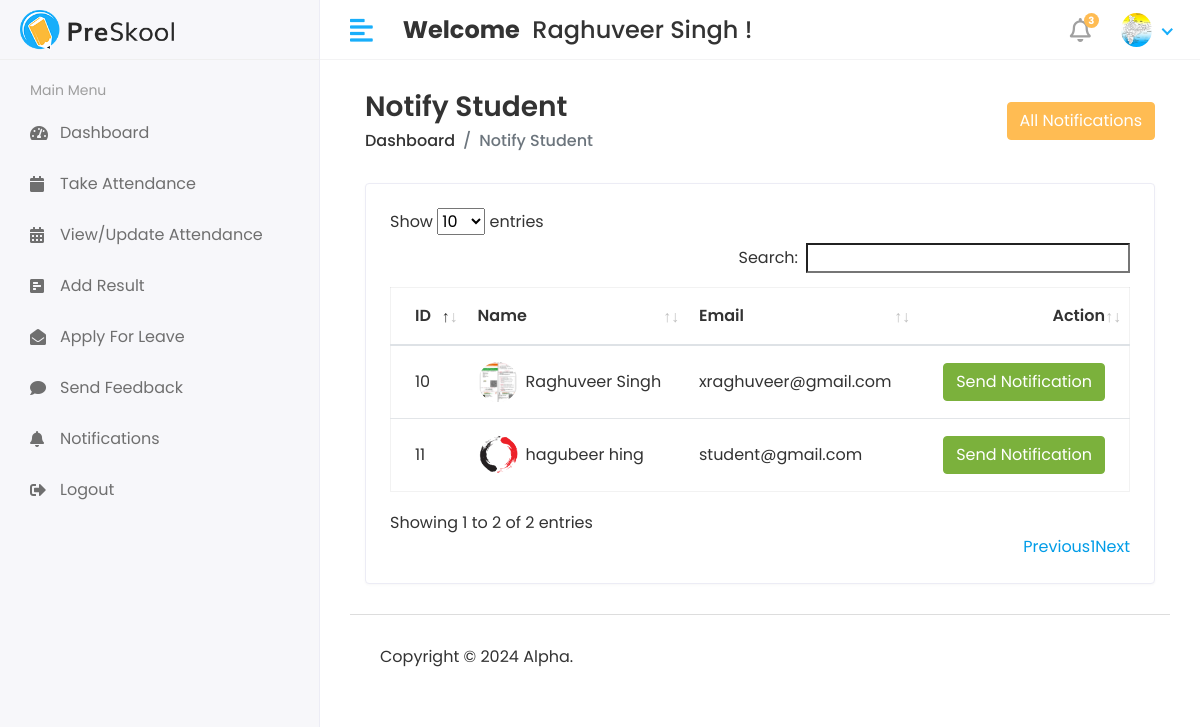
Page /Hod/Student/Send_Notification (signed in) on the committed database.
### cmsapp/models.py (models this page shows, shortened)
class CustomUser(AbstractUser):
    USER = (
        (1, 'HOD'),
        (2, 'Staff'),
        (3, 'Student'),
    )
    user_type = models.CharField(choices=USER, max_length=50, default=1)
    profile_pic = models.ImageField(upload_to='media/profile_pic')

class Student(models.Model):
    admin = models.OneToOneField(CustomUser, on_delete=models.CASCADE)
    address = models.TextField()
    gender = models.CharField(max_length=100)
    course_id = models.ForeignKey(Course, on_delete=models.DO_NOTHING)
    session_year_id = models.ForeignKey(Session_Year, on_delete=models.DO_NOTHING)
    created_at = models.DateTimeField(auto_now_add=True)
    updated_at = models.DateTimeField(auto_now=True)

### college_management_system/HOD_views.py (the view)
# urls.py: path('Hod/Student/Send_Notification',HOD_views.STUDENT_SEND_NOTIFICATION,name='student_send_notification'),
@login_required(login_url='/')
def STUDENT_SEND_NOTIFICATION(request):
    student = Student.objects.all()
    notification = Student_Notification.objects.all()
    context = {
        'student' : student,
        'notification' : notification,
    }
    return render(request,'HOD/student_notification.html',context)

### templates/HOD/student_notification.html (shortened to what this page needs)
{% extends 'base.html' %}
{% block content %}
<div class="content container-fluid">
               <div class="page-header">
                  <div class="row align-items-center">
                     <div class="col">
                        <h3 class="page-title">Notify Student</h3>
                        <ul class="breadcrumb">
                           <li class="breadcrumb-item"><a href="index.html">Dashboard</a></li>
                           <li class="breadcrumb-item active">Notify Student</li>
                        </ul>
                     </div>
                     <div class="col-auto text-right float-right ml-auto">
                        <button type="button" class="btn btn-primary" data-toggle="modal" data-target="#exampleModalCenter">
                          All Notifications
                        </button>
                     </div>
                  </div>
               </div>
               <div class="row">
                  <div class="col-sm-12">
                     <div class="card card-table">
                        <div class="card-body">
                           <div class="table-responsive">
                              <table id="table_id" class="table table-hover table-center mb-0 ">
                                 <thead>
                                    <tr>
                                       <th>ID</th>
                                       <th>Name</th>
                                       <th>Email</th>
                                       <th class="text-right">Action</th>
                                    </tr>
                                 </thead>
                                 <tbody>
                                 {% for i in student %}
                                    <tr>
                                       <td>{{i.id}}</td>
                                       <td>
                                          <h2 class="table-avatar">
                                             <a href="student-details.html" class="avatar avatar-sm mr-2"><img class="avatar-img rounded-circle" src="/{{i.admin.profile_pic}}" alt="User Image"></a>
                                             <a href="student-details.html">{{i.admin.first_name}}&nbsp;{{i.admin.last_name}}</a>
                                          </h2>
                                       </td>
                                       <td>{{i.admin.email}}</td>
                                       <td class="text-right">
                                          <button type="button" class="btn btn-success" data-toggle="modal" data-target="#SendNotificationModal-{{forloop.counter}}">
                                            Send Notification
                                          </button>
                                       </td>
                                    </tr>
                                    {% endfor %}
                                 </tbody>
                              </table>
                           </div>
                        </div>
                     </div>
                  </div>
               </div>
            </div>
{% endblock %}

### templates/includes/header.html (shortened to what this page needs)
{% load static %}
   <div class="header">
            <div class="header-left">
               <a href="index.html" class="logo">
               <img src="{% static 'assets/img/logo.png' %}" alt="Logo">
               </a>
            </div>
            <a href="javascript:void(0);" id="toggle_btn">
            <i class="fas fa-align-left"></i>
            </a>
            <div class="top-nav-search mt-3">
               <h4>
                  <strong>Welcome</strong>&nbsp; <span>{{user.first_name}} {{user.last_name}} !</span>
               </h4>
            </div>
            <ul class="nav user-menu">
               <li class="nav-item dropdown noti-dropdown">
                  <a href="#" class="dropdown-toggle nav-link" data-toggle="dropdown">
                  <i class="far fa-bell"></i> <span class="badge badge-pill">3</span>
                  </a>
               </li>
               <li class="nav-item dropdown has-arrow">
                  <a href="#" class="dropdown-toggle nav-link" data-toggle="dropdown">
                     {% if user.profile_pic == "" %}
                     <span class="user-img"><img class="rounded-circle" src="{% static 'assets/img/noimg.jpg' %}" width="31" alt=""></span>
                     {% else %}
                  <span class="user-img"><img class="rounded-circle" src="/{{user.profile_pic}}" width="31" alt="Ryan Taylor"></span>
                     {% endif %}
                  </a>
               </li>
            </ul>
         </div>

### static/assets/css/style.css (style rules this page uses)
html { height: 100%; }
body { background-color: #fff; color: #333; font-family: 'Poppins', sans-serif; font-size: 1rem; height: 100%; line-height: 1.5; overflow-x: hidden; }
h1, h2, h3, h4, h5, h6 { font-family: 'Poppins', sans-serif; margin-top: 0; }
a { color: #009ce7; }
input, button, a { transition: all 0.4s ease; -moz-transition: all 0.4s ease; -o-transition: all 0.4s ease; -ms-transition: all 0.4s ease; -webkit-transition: all 0.4s ease; }
input, input:focus, button, button:focus { outline: none; }
ul, ol { padding: 0px; list-style: none; }
.table { color: #333; max-width: 100%; margin-bottom: 0; width: 100%; }
.table.dataTable { border-collapse: collapse !important; border: 1px solid rgba(0, 0, 0, 0.05); }
table.table td h2 { display: inline-block; font-size: inherit; font-weight: 400; margin: 0; padding: 0; vertical-align: middle; }
table.table td h2.table-avatar { align-items: center; display: inline-flex; font-size: inherit; font-weight: 400; margin: 0; padding: 0; vertical-align: middle; white-space: nowrap; }
table.table td h2 a { color: #333; }
.table thead tr th { font-weight: 600; }
.table tbody tr { border-bottom: 1px solid rgba(0, 0, 0, 0.05); }
.table.table-center td, .table.table-center th { vertical-align: middle; }
.card-table .card-body .table > thead > tr > th { border-top: 0; }
.card-table .card-body .table tr td:first-child, .card-table .card-body .table tr th:first-child { padding-left: 1.5rem; }
.card-table .card-body .table tr td:last-child, .card-table .card-body .table tr th:last-child { padding-right: 1.5rem; }
.card-table .table td, .card-table .table th { border-top: 1px solid #e2e5e8; padding: 1rem 0.75rem; white-space: nowrap; }
.btn-primary { background-color: #FFBC53; border: 1px solid #FFBC53; }
.btn-success { background-color: #7bb13c; border: 1px solid #7bb13c }
.card { border: 1px solid #ececf5; box-shadow: 0 1px 3px 0 rgba(0, 0, 0, 0.03); margin-bottom: 1.875rem; }
.card-body { padding: 1.5rem; }
.avatar { position: relative; display: inline-block; width: 3rem; height: 3rem }
.avatar > img { width: 100%; height: 100%; -o-object-fit: cover; object-fit: cover; }
.avatar-sm { width: 2.5rem; height: 2.5rem; }
.header { background-color: #fff; border-bottom: 1px solid #f3f3f4; left: 0; position: fixed; right: 0; top: 0; z-index: 1001; height: 60px; }
.header .header-left { float: left; height: 60px; padding: 0 20px; position: relative; width: 320px; z-index: 1; transition: all 0.2s ease-in-out; background-color: #f7f7fa; border-bottom: 1px solid #efefef; border-right: 1px solid #ececf5; display: flex; align-items: center; }
.header .header-left .logo { display: inline-block; line-height: 60px; }
.header .header-left .logo img { max-height: 40px; width: auto; }
.header .dropdown-toggle:after { display: none; }
.header .has-arrow .dropdown-toggle:after { border-top: 0; border-left: 0; border-bottom: 2px solid #18aefa; border-right: 2px solid #18aefa; content: ''; height: 8px; display: inline-block; pointer-events: none; -webkit-transform-origin: 66% 66%; -ms-transform-origin: 66% 66%; transform-origin: 66% 66%; -webkit-transform: rotate(45deg); -ms-transform: rotate(45deg); transform: rotate(45deg); -webkit-transition: all 0.15s ease-in-out; transition: all 0.15s ease-in-out; width: 8px; vertical-align: 0px; }
.user-menu { float: right; margin: 0; position: relative; z-index: 99; padding-right: 15px; }
.user-menu.nav > li > a { color: #a0a0a0; font-size: 14px; line-height: 58px; padding: 0 15px; height: 60px; }
.user-img { margin-right: 3px; position: relative; }
.top-nav-search { float: left; margin-left: 15px; }
.page-header { margin-bottom: 1.875rem; }
.page-header .breadcrumb { background-color: transparent; color: #6c757d; font-size: 1rem; font-weight: 500; margin-bottom: 0; padding: 0; }
.page-header .breadcrumb a { color: #333; }
.page-title { font-size: 28px; font-weight: 600; color: #333; margin-bottom: 5px; }
.user-menu.nav > li > a .badge { background-color: #FFBC53; display: block; font-size: 10px; font-weight: bold; height: 15px; width: 15px; position: absolute; right: 7px; top: 13px; color: #fff; padding: 3px; }
.user-menu.nav > li > a > i { font-size: 1.5rem; line-height: 60px; }
@media (min-width: 992px) { #toggle_btn { align-items: center; color: #18aefa; display: inline-flex; float: left; font-size: 26px; height: 60px; justify-content: center; margin-left: 15px; padding: 0 15px; } }

### rows in the picture
CustomUser: first_name "Raghuveer", last_name "Singh", profile_pic (picture)
Student: id "10", admin.profile_pic (picture), admin.first_name "Raghuveer", admin.last_name "Singh", admin.email "xraghuveer@gmail.com"
Student: id "11", admin.profile_pic (picture), admin.first_name "hagubeer", admin.last_name "hing", admin.email "student@gmail.com"
